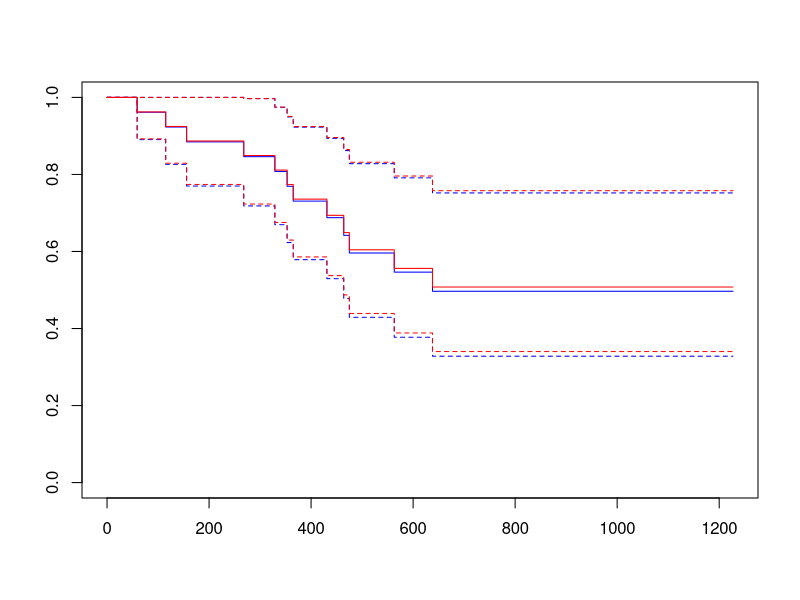
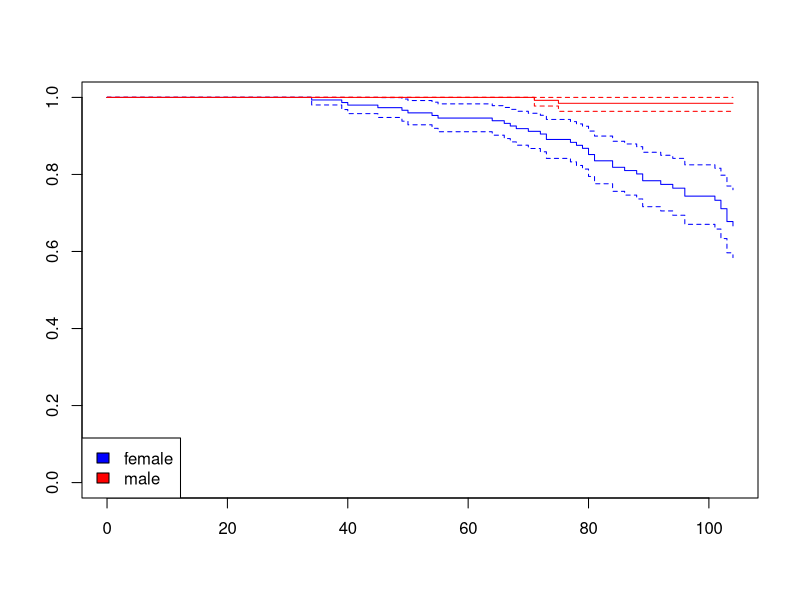
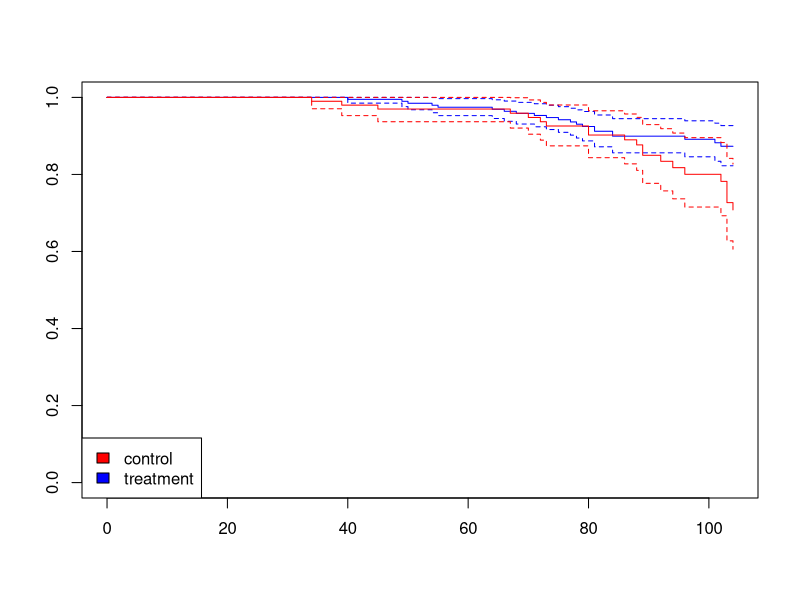
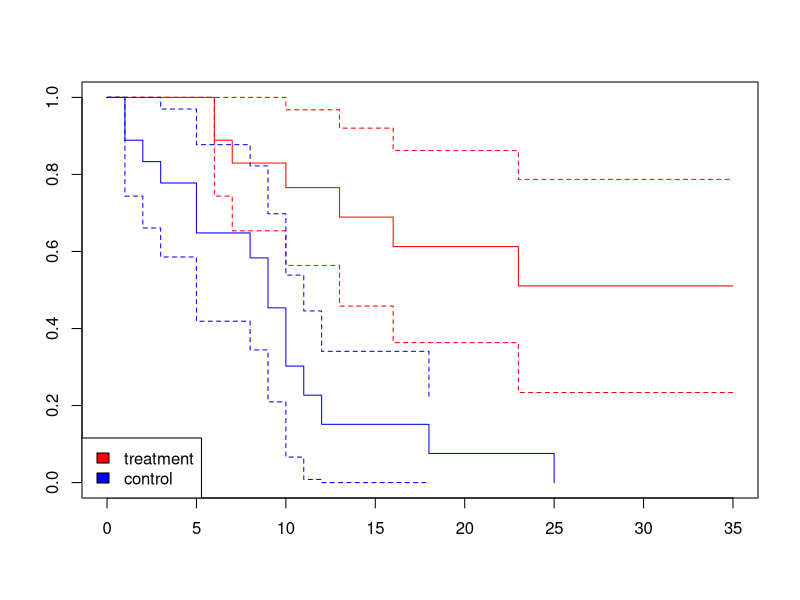

The R script that drew these images, in order:
#1.
library(survival)

km.est = survfit(Surv(ovarian$futime, ovarian$fustat)~1)
na.est = survfit(Surv(ovarian$futime, ovarian$fustat)~1, type = "fleming-harrington")

#2.
data.frame(km.est$surv, na.est$surv)
plot(km.est, col = "blue")
lines(na.est, col = "red")
#these two estimates are actually asymptotically equivalent.

#3a.
head(rats)
attach(rats)

km.est1 = survfit(Surv(time, status) ~ sex)
summary(km.est1)
plot(km.est1[1], col = "blue")
lines(km.est1[2], col = "red")
legend("bottomleft", legend = c("female", "male"), fill = c("blue","red"))
survdiff(Surv(time, status) ~ sex, rho = 0)
#rho = 0 returns log-rank test result. We conclude significant difference between the two groups.

#3b.
na.est1 = survfit(Surv(time, status) ~ rx, type = "fleming-harrington")
summary(na.est1)
plot(na.est1[1], col = "blue")
lines(na.est1[2], col = "red")
legend("bottomleft", legend = c("control", "treatment"), fill = c("red","blue"))
survdiff(Surv(time,status) ~ rx, rho = 0)
#under 0.05 significance level, treatment is significantly different.

#4.
#Treatment Group
t1 = c(6,7,10,13,16,23) #time to rejection
d1 = c(2,1,1,1,1,1) #number rejected at t
r1 = c(18,15,13,10,9,6) #number at risk at t
p1 = (r1-d1)/r1; var.logp1 = d1/(r1*(r1-d1))
s1 = rep(NA,6); s1[1] = p1[1]
for (k in 2:6){
  s1[k] = s1[k-1]*p1[k]
}
var.logs1 = rep(NA,6); var.logs1[1] = var.logp1[1]
for (k in 2:6){
  var.logs1[k] = var.logp1[k-1] + var.logp1[k]
}
sd.s1 = s1*sqrt(var.logs1)
CIu1 = s1 + 1.96*sd.s1
CIl1 = s1 - 1.96*sd.s1
CIu1 = pmin(CIu1,1)
kmtable1 = data.frame(t1, r1, d1, s1, sd.s1, CIl1, CIu1)

time1 =  c(6,6,7,10,13,16,23,6,9,11,12,19,20,25,30,32,32,35)
status1 = c(rep(1,7),rep(0,11))
km.est.1 = survfit(Surv(time1, status1) ~ 1, conf.type = "plain")
summary(km.est.1)
kmtable1

#Control Group
time2 =  c(1,1,2,3,5,5,8,9,9,10,10,11,12,18,25,3,4,9)
status2 = c(rep(1,length(time2)-3),rep(0,3))
km.est.2 = survfit(Surv(time2, status2) ~ 1, conf.type = "plain")
summary(km.est.2)
plot(km.est.1, col = "red")
lines(km.est.2, col = "blue")
legend("bottomleft", legend = c("treatment","control"), fill = c("red","blue"))
